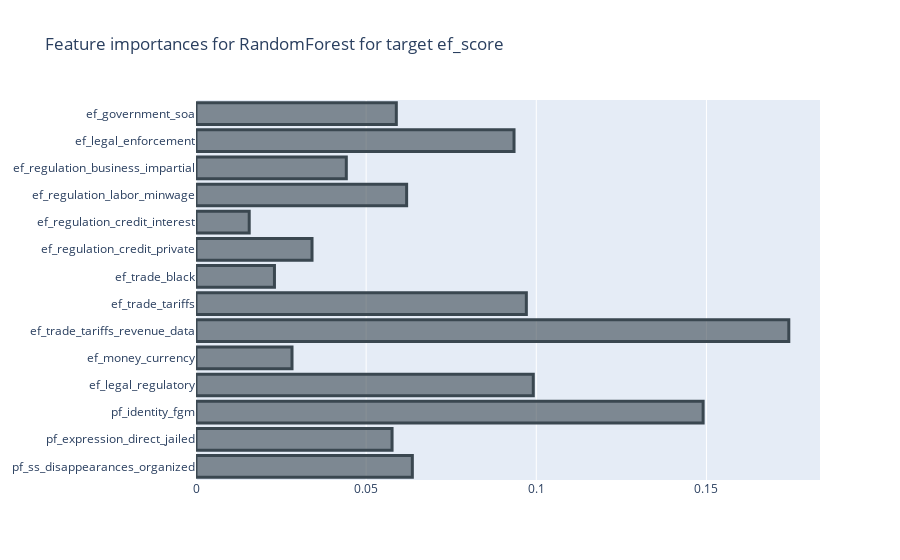
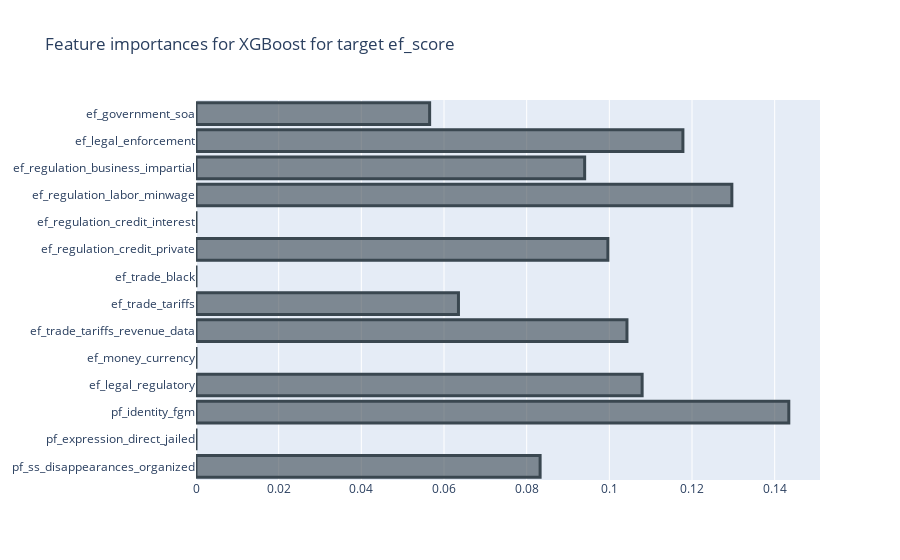
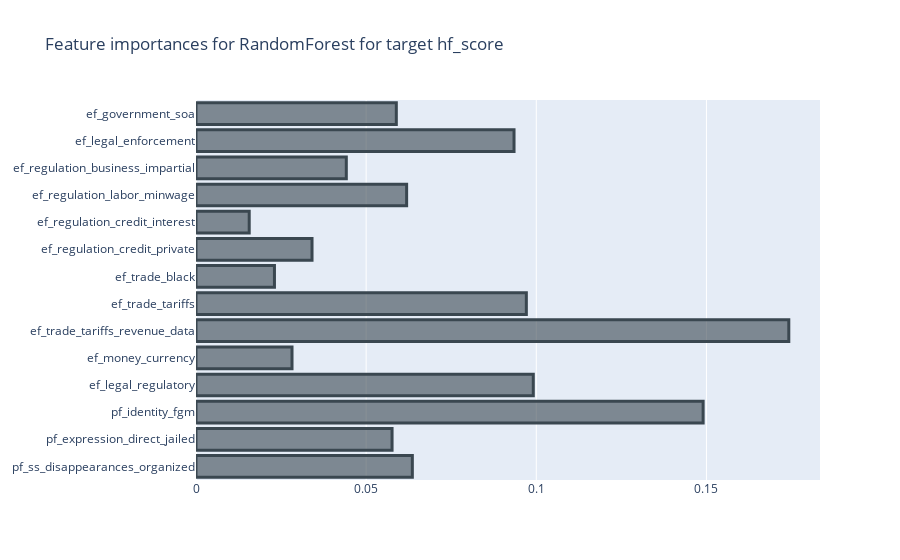
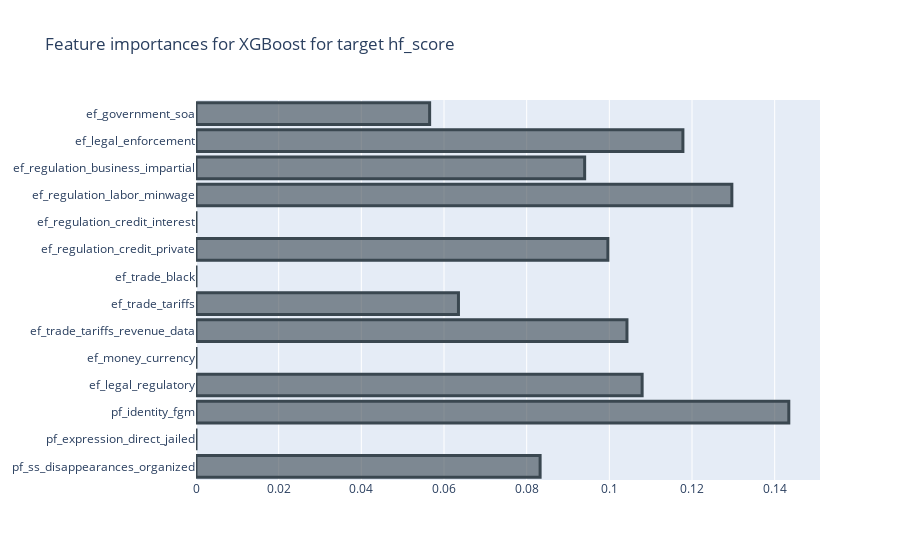

Here is the notebook cell these charts were saved with, in order:
### Code cell
rf_xg_model(X_strat_train, X_strat_test, y_strat_train, y_strat_test)

### Figure 1 — Plotly figure (JSON) as saved in the notebook; plotly's stock layout.template omitted (floating-point values rounded to 4 significant figures)
{"data": [{"marker": {"color": "rgba(58, 71, 80, 0.6)", "line": {"color": "rgba(58, 71, 80, 1.0)", "width": 3}}, "orientation": "h", "type": "bar", "x": [0.06357, 0.05761, 0.149, 0.09912, 0.02822, 0.1742, 0.09707, 0.02305, 0.0341, 0.01564, 0.0619, 0.04417, 0.09346, 0.05887], "y": ["pf_ss_disappearances_organized", "pf_expression_direct_jailed", "pf_identity_fgm", "ef_legal_regulatory", "ef_money_currency", "ef_trade_tariffs_revenue_data", "ef_trade_tariffs", "ef_trade_black", "ef_regulation_credit_private", "ef_regulation_credit_interest", "ef_regulation_labor_minwage", "ef_regulation_business_impartial", "ef_legal_enforcement", "ef_government_soa"]}], "layout": {"title": {"text": "Feature importances for RandomForest for target ef_score"}}}

### Figure 2 — Plotly figure (JSON) as saved in the notebook; plotly's stock layout.template omitted (floating-point values rounded to 4 significant figures)
{"data": [{"marker": {"color": "rgba(58, 71, 80, 0.6)", "line": {"color": "rgba(58, 71, 80, 1.0)", "width": 3}}, "orientation": "h", "type": "bar", "x": [0.08325, 0, 0.1434, 0.1079, 0, 0.1043, 0.0635, 0, 0.09965, 0, 0.1296, 0.09403, 0.1178, 0.05652], "y": ["pf_ss_disappearances_organized", "pf_expression_direct_jailed", "pf_identity_fgm", "ef_legal_regulatory", "ef_money_currency", "ef_trade_tariffs_revenue_data", "ef_trade_tariffs", "ef_trade_black", "ef_regulation_credit_private", "ef_regulation_credit_interest", "ef_regulation_labor_minwage", "ef_regulation_business_impartial", "ef_legal_enforcement", "ef_government_soa"]}], "layout": {"title": {"text": "Feature importances for XGBoost for target ef_score"}}}

### Figure 3 — Plotly figure (JSON) as saved in the notebook; plotly's stock layout.template omitted (floating-point values rounded to 4 significant figures)
{"data": [{"marker": {"color": "rgba(58, 71, 80, 0.6)", "line": {"color": "rgba(58, 71, 80, 1.0)", "width": 3}}, "orientation": "h", "type": "bar", "x": [0.06357, 0.05761, 0.149, 0.09912, 0.02822, 0.1742, 0.09707, 0.02305, 0.0341, 0.01564, 0.0619, 0.04417, 0.09346, 0.05887], "y": ["pf_ss_disappearances_organized", "pf_expression_direct_jailed", "pf_identity_fgm", "ef_legal_regulatory", "ef_money_currency", "ef_trade_tariffs_revenue_data", "ef_trade_tariffs", "ef_trade_black", "ef_regulation_credit_private", "ef_regulation_credit_interest", "ef_regulation_labor_minwage", "ef_regulation_business_impartial", "ef_legal_enforcement", "ef_government_soa"]}], "layout": {"title": {"text": "Feature importances for RandomForest for target hf_score"}}}

### Figure 4 — Plotly figure (JSON) as saved in the notebook; plotly's stock layout.template omitted (floating-point values rounded to 4 significant figures)
{"data": [{"marker": {"color": "rgba(58, 71, 80, 0.6)", "line": {"color": "rgba(58, 71, 80, 1.0)", "width": 3}}, "orientation": "h", "type": "bar", "x": [0.08325, 0, 0.1434, 0.1079, 0, 0.1043, 0.0635, 0, 0.09965, 0, 0.1296, 0.09403, 0.1178, 0.05652], "y": ["pf_ss_disappearances_organized", "pf_expression_direct_jailed", "pf_identity_fgm", "ef_legal_regulatory", "ef_money_currency", "ef_trade_tariffs_revenue_data", "ef_trade_tariffs", "ef_trade_black", "ef_regulation_credit_private", "ef_regulation_credit_interest", "ef_regulation_labor_minwage", "ef_regulation_business_impartial", "ef_legal_enforcement", "ef_government_soa"]}], "layout": {"title": {"text": "Feature importances for XGBoost for target hf_score"}}}
